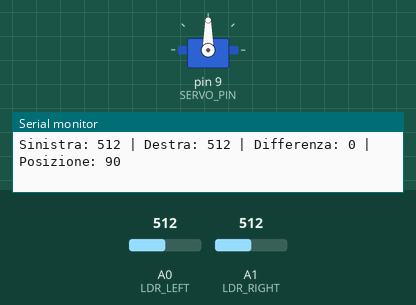
This sketch was run on a simulated Arduino Uno, built with avr-gcc and run on an emulated ATmega328P. On the bench: servo, the last lines printed to the serial monitor. Inputs (shaded band) come from the test bench; at power-on: A0 (LDR_LEFT) = 512, A1 (LDR_RIGHT) = 512.

Above: at 1.2 s.
1.3 s: A0 (LDR_LEFT) set to 552
4.3 s: A0 (LDR_LEFT) set to 581
At 5.07 s:
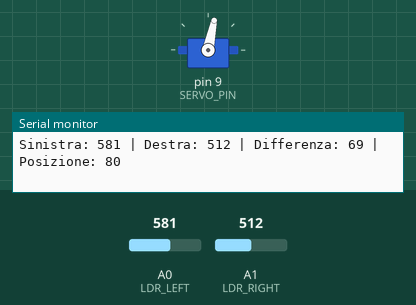
At 6.3 s:
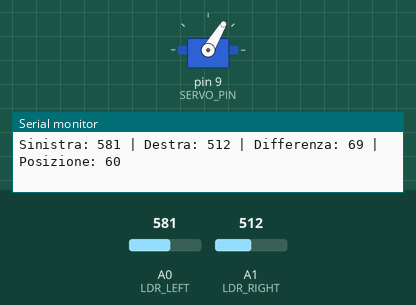
7.3 s: A1 (LDR_RIGHT) set to 523
At 7.59 s:
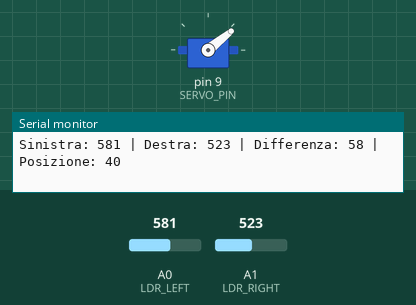
10.3 s: A1 (LDR_RIGHT) set to 543
13.3 s: A0 (LDR_LEFT) set to 509
16.3 s: A0 (LDR_LEFT) set to 486
At 16.36 s:
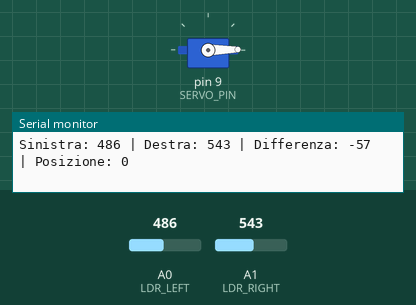
Timing chart, 0 to 24.4 s (numbered marks = the images above; inputs shaded):
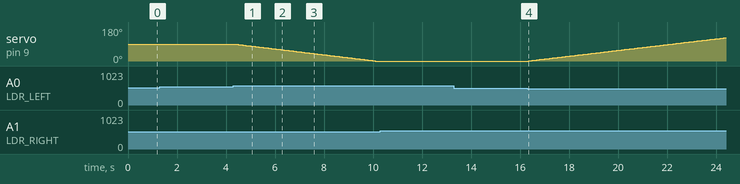

Measured:
- the behaviour switches between 562 and 563 on A0 (LDR_LEFT) (found by bisection; images 0 and 1)
- the behaviour switches between 493 and 492 on A0 (LDR_LEFT) (found by bisection; images 3 and 4)
- after the input at 4.3 s, servo on pin 9 (SERVO_PIN): moves from 90° to 44° over 2.9 s, starting after 0.06 s
- after the input at 16.3 s, servo on pin 9 (SERVO_PIN): moves from 0° to 123° over 8.0 s, starting after 0.06 s

The sketch:

Servo_05_inseguimento_solare.ino
```cpp
/**
 * \Servo_05_inseguimento_solare
 *
 * Sketch per un sistema di inseguimento solare con Arduino
 * Il servo ruota in base alla differenza di luce rilevata da due sensori LDR.
 *
 * https://github.com/filippo-bilardo/ROBOTICA/blob/main/servo/README.md
 *
 * @author Filippo Bilardo
 * @version 1.0  20/03/25 - Versione iniziale
 */
#include <Servo.h>

const int SERVO_PIN = 9;    // Pin a cui è collegato il servo
const int LDR_LEFT = A0;    // Pin analogico per il sensore di luce sinistro
const int LDR_RIGHT = A1;   // Pin analogico per il sensore di luce destro
const int THRESHOLD = 50;   // Soglia di differenza per il movimento

Servo trackingServo;        // Crea un oggetto servo
int currentPosition = 90;   // Posizione iniziale del servo (centro)

void setup() {
  trackingServo.attach(SERVO_PIN);  // Collega il servo al pin specificato
  trackingServo.write(currentPosition);  // Imposta la posizione iniziale
  Serial.begin(9600);                // Inizializza la comunicazione seriale
}

void loop() {
  // Legge i valori dei sensori di luce
  int leftLight = analogRead(LDR_LEFT);
  int rightLight = analogRead(LDR_RIGHT);

  // Calcola la differenza tra i due sensori
  int diff = leftLight - rightLight;

  Serial.print("Sinistra: ");
  Serial.print(leftLight);
  Serial.print(" | Destra: ");
  Serial.print(rightLight);
  Serial.print(" | Differenza: ");
  Serial.print(diff);
  Serial.print(" | Posizione: ");
  Serial.println(currentPosition);

  // Muove il servo in base alla differenza di luce
  if (abs(diff) > THRESHOLD) {  // Se la differenza supera la soglia
    if (diff > 0) {  // Se c'è più luce a sinistra
      currentPosition = constrain(currentPosition - 1, 0, 180);  // Muove verso sinistra
    } else {         // Se c'è più luce a destra
      currentPosition = constrain(currentPosition + 1, 0, 180);  // Muove verso destra
    }
    trackingServo.write(currentPosition);  // Aggiorna la posizione del servo
  }

  delay(50);  // Piccolo ritardo per stabilità
}
```
